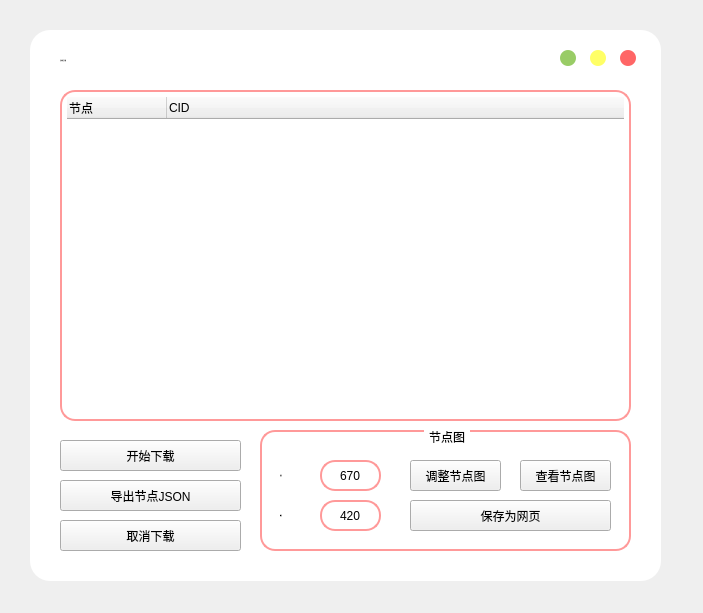
<?xml version="1.0" encoding="UTF-8"?>
<ui version="4.0">
 <class>Form</class>
 <widget class="QWidget" name="Form">
  <property name="geometry">
   <rect>
    <x>0</x>
    <y>0</y>
    <width>703</width>
    <height>613</height>
   </rect>
  </property>
  <property name="windowTitle">
   <string>互动视频下载</string>
  </property>
  <property name="windowIcon">
   <iconset resource="images_dl.qrc">
    <normaloff>:/Icon/images/bilidownloader.ico</normaloff>:/Icon/images/bilidownloader.ico</iconset>
  </property>
  <property name="styleSheet">
   <string notr="true">*{
	font: 14px &quot;Microsoft YaHei&quot;;
}
/* 主体颜色
.QWidget#centralwidget{
	background-color: rgb(156, 156, 156);
	border-radius:20px;
} */
.QWidget#mainwidget{
	background-color: rgb(255, 255, 255);
	border-radius:20px;
}

/* 编辑框样式 */
QLineEdit{
	border-radius: 15px;
	border: 2px solid rgb(255, 153, 153);
	padding-left: 5px;
	padding-right: 5px;
}
QLineEdit:hover{
	background-color: rgb(255, 238, 238);
}

/* 按钮样式 */
QPushButton[flat=&quot;false&quot;]{
	background-color: rgb(255, 153, 153);
	color: rgb(255, 255, 255);
	border-radius: 15px;
	font: 15px &quot;Microsoft YaHei&quot;;
}
QPushButton:hover{
	background-color: qlineargradient(spread:pad, x1:0, y1:0, x2:1, y2:1, stop:0 rgba(255, 153, 153, 255), stop:1 rgba(255, 136, 136, 255));
}
QPushButton:pressed{
	background-color: qlineargradient(spread:pad, x1:0, y1:0, x2:1, y2:1, stop:0 rgba(190, 115, 115, 255), stop:1 rgba(255, 153, 153, 255));
}
QPushButton#btnclose{
	background-color: rgb(255, 102, 102);
	border-radius:8px;
}
QPushButton#btnclose:pressed{
	background-color: rgb(200, 80, 80);
}
QPushButton#btnmax{
	background-color: rgb(255, 255, 102);
	border-radius:8px;
}
QPushButton#btnmax:pressed{
	background-color: rgb(195, 195, 78);
}
QPushButton#btnmin{
	background-color: rgb(153, 204, 102);
	border-radius:8px;
}
QPushButton#btnmin:pressed{
	background-color: rgb(126, 168, 83);
}

/* 进度条样式 */
QProgressBar{
	border: 2px solid rgb(255, 153, 153);
	height: 10px;
	background-color: rgb(255, 255, 255);
	font: 16px &quot;Microsoft YaHei&quot;;
	border-radius:6px;
	color: rgb(0, 0, 0);
}
QProgressBar::chunk{
	background-color: rgb(255, 204, 153);
	border-radius:6px;
}

/* 选择表样式 */
QListWidget{
	border: 2px solid rgb(255, 153, 153);
	border-radius:15px;
	padding: 5px;
}
QListWidget::item{
	border: 1px dashed rgb(255, 204, 153);
	border-radius: 5px
}
QListWidget::item:hover{
	background-color: rgb(255, 204, 153);
}
QListWidget::item:focus{
	color: rgb(0, 0, 0);
}

/* 选择框样式 */
QComboBox{
	border-radius: 15px;
	border: 2px solid rgb(255, 153, 153);
	padding-left: 5px;
	padding-right: 5px;
}
QComboBox:hover{
	background: rgb(255, 238, 238)
}
QComboBox QAbstractItemView{
	border: 2px solid rgb(255, 153, 153);
	selection-background-color: rgb(255, 204, 153)
}
QComboBox::drop-down {
     subcontrol-origin: padding;
     subcontrol- position :  top  left;
     width :  28px ;
     border: none;
}
QComboBox::down-arrow{
	image: url(:/combo/images/dd.png);
}
QComboBox::down-arrow:hover{
	image: url(:/combo/images/dd1.png);
}
QComboBox::down-arrow:pressed{
	image: url(:/combo/images/dd2.png);
}

/* 文本框样式 */
QPlainTextEdit{
	border-radius: 15px;
	border: 2px solid rgb(255, 153, 153);
	padding: 5px;
}

/* Title Frame样式 */
QFrame#title{
	background-image: url(:/title/images/title.png);
}

/* 分组框样式 */
QGroupBox{
	border: 2px solid rgb(255, 153, 153);
	border-radius: 15px;
	margin-top: 2ex;
}
QGroupBox::title{
	subcontrol-origin: margin;
	subcontrol-position: top center;
	padding: 0 3px;
}

/* 组合框样式 */
/*QCheckBox{}*/
QFrame{
	border: none
}

/* 树形框样式 */
QTreeWidget{
	border: 2px solid rgb(255, 153, 153);
	border-radius: 15px;
	padding: 5px;
}
QTreeWidget::item{
	border: 1px dashed rgb(255, 204, 153);
	border-radius: 5px
}
QTreeWidget::item:hover{
	background-color: rgb(255, 204, 153);
}
</string>
  </property>
  <widget class="QWidget" name="mainwidget" native="true">
   <property name="geometry">
    <rect>
     <x>30</x>
     <y>30</y>
     <width>631</width>
     <height>551</height>
    </rect>
   </property>
   <property name="autoFillBackground">
    <bool>false</bool>
   </property>
   <property name="styleSheet">
    <string notr="true"/>
   </property>
   <widget class="QTreeWidget" name="treeWidget_4">
    <property name="geometry">
     <rect>
      <x>30</x>
      <y>60</y>
      <width>571</width>
      <height>331</height>
     </rect>
    </property>
    <property name="selectionMode">
     <enum>QAbstractItemView::SingleSelection</enum>
    </property>
    <property name="selectionBehavior">
     <enum>QAbstractItemView::SelectRows</enum>
    </property>
    <column>
     <property name="text">
      <string>节点</string>
     </property>
    </column>
    <column>
     <property name="text">
      <string>CID</string>
     </property>
    </column>
   </widget>
   <widget class="QPushButton" name="btnmax">
    <property name="geometry">
     <rect>
      <x>560</x>
      <y>20</y>
      <width>16</width>
      <height>16</height>
     </rect>
    </property>
    <property name="text">
     <string/>
    </property>
    <property name="flat">
     <bool>true</bool>
    </property>
   </widget>
   <widget class="QPushButton" name="btnmin">
    <property name="geometry">
     <rect>
      <x>530</x>
      <y>20</y>
      <width>16</width>
      <height>16</height>
     </rect>
    </property>
    <property name="text">
     <string/>
    </property>
    <property name="flat">
     <bool>true</bool>
    </property>
   </widget>
   <widget class="QPushButton" name="btnclose">
    <property name="geometry">
     <rect>
      <x>590</x>
      <y>20</y>
      <width>16</width>
      <height>16</height>
     </rect>
    </property>
    <property name="text">
     <string/>
    </property>
    <property name="flat">
     <bool>true</bool>
    </property>
   </widget>
   <widget class="QLabel" name="label_10">
    <property name="geometry">
     <rect>
      <x>30</x>
      <y>10</y>
      <width>141</width>
      <height>41</height>
     </rect>
    </property>
    <property name="font">
     <font>
      <family>微软雅黑</family>
      <pointsize>-1</pointsize>
      <weight>50</weight>
      <italic>false</italic>
      <bold>false</bold>
     </font>
    </property>
    <property name="styleSheet">
     <string notr="true">*{
	font: 18px &quot;微软雅黑&quot;;
}
</string>
    </property>
    <property name="text">
     <string>互动视频下载</string>
    </property>
   </widget>
   <widget class="QPushButton" name="btn_canceldownload">
    <property name="geometry">
     <rect>
      <x>30</x>
      <y>490</y>
      <width>181</width>
      <height>31</height>
     </rect>
    </property>
    <property name="text">
     <string>取消下载</string>
    </property>
   </widget>
   <widget class="QPushButton" name="btn_startdownload">
    <property name="geometry">
     <rect>
      <x>30</x>
      <y>410</y>
      <width>181</width>
      <height>31</height>
     </rect>
    </property>
    <property name="text">
     <string>开始下载</string>
    </property>
   </widget>
   <widget class="QPushButton" name="btn_exportJSON">
    <property name="geometry">
     <rect>
      <x>30</x>
      <y>450</y>
      <width>181</width>
      <height>31</height>
     </rect>
    </property>
    <property name="text">
     <string>导出节点JSON</string>
    </property>
   </widget>
   <widget class="QGroupBox" name="groupBox_7">
    <property name="geometry">
     <rect>
      <x>230</x>
      <y>400</y>
      <width>371</width>
      <height>121</height>
     </rect>
    </property>
    <property name="title">
     <string>节点图</string>
    </property>
    <widget class="QLineEdit" name="lineEdit_height">
     <property name="geometry">
      <rect>
       <x>60</x>
       <y>70</y>
       <width>61</width>
       <height>31</height>
      </rect>
     </property>
     <property name="text">
      <string>420</string>
     </property>
     <property name="alignment">
      <set>Qt::AlignCenter</set>
     </property>
    </widget>
    <widget class="QLineEdit" name="lineEdit_width">
     <property name="geometry">
      <rect>
       <x>60</x>
       <y>30</y>
       <width>61</width>
       <height>31</height>
      </rect>
     </property>
     <property name="inputMethodHints">
      <set>Qt::ImhNone</set>
     </property>
     <property name="text">
      <string>670</string>
     </property>
     <property name="alignment">
      <set>Qt::AlignCenter</set>
     </property>
    </widget>
    <widget class="QLabel" name="label_11">
     <property name="geometry">
      <rect>
       <x>20</x>
       <y>70</y>
       <width>31</width>
       <height>31</height>
      </rect>
     </property>
     <property name="font">
      <font>
       <family>Microsoft YaHei</family>
       <pointsize>-1</pointsize>
       <weight>50</weight>
       <italic>false</italic>
       <bold>false</bold>
      </font>
     </property>
     <property name="text">
      <string>高度</string>
     </property>
    </widget>
    <widget class="QPushButton" name="btn_adjsize">
     <property name="geometry">
      <rect>
       <x>150</x>
       <y>30</y>
       <width>91</width>
       <height>31</height>
      </rect>
     </property>
     <property name="text">
      <string>调整节点图</string>
     </property>
    </widget>
    <widget class="QLabel" name="label_12">
     <property name="geometry">
      <rect>
       <x>20</x>
       <y>30</y>
       <width>31</width>
       <height>31</height>
      </rect>
     </property>
     <property name="font">
      <font>
       <family>Microsoft YaHei</family>
       <pointsize>-1</pointsize>
       <weight>50</weight>
       <italic>false</italic>
       <bold>false</bold>
      </font>
     </property>
     <property name="text">
      <string>宽度</string>
     </property>
    </widget>
    <widget class="QPushButton" name="btn_save2html">
     <property name="geometry">
      <rect>
       <x>150</x>
       <y>70</y>
       <width>201</width>
       <height>31</height>
      </rect>
     </property>
     <property name="text">
      <string>保存为网页</string>
     </property>
    </widget>
    <widget class="QPushButton" name="btn_nodeview">
     <property name="geometry">
      <rect>
       <x>260</x>
       <y>30</y>
       <width>91</width>
       <height>31</height>
      </rect>
     </property>
     <property name="text">
      <string>查看节点图</string>
     </property>
    </widget>
   </widget>
  </widget>
 </widget>
 <resources>
  <include location="images_dl.qrc"/>
 </resources>
 <connections>
  <connection>
   <sender>btnclose</sender>
   <signal>clicked()</signal>
   <receiver>Form</receiver>
   <slot>close()</slot>
   <hints>
    <hint type="sourcelabel">
     <x>1057</x>
     <y>67</y>
    </hint>
    <hint type="destinationlabel">
     <x>568</x>
     <y>353</y>
    </hint>
   </hints>
  </connection>
  <connection>
   <sender>btn_canceldownload</sender>
   <signal>clicked()</signal>
   <receiver>Form</receiver>
   <slot>close()</slot>
   <hints>
    <hint type="sourcelabel">
     <x>285</x>
     <y>605</y>
    </hint>
    <hint type="destinationlabel">
     <x>568</x>
     <y>353</y>
    </hint>
   </hints>
  </connection>
 </connections>
</ui>
